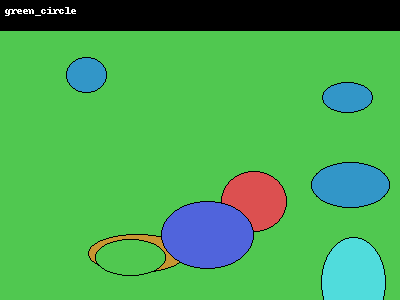
#> input picture multimodal_rag/images/img_02.png, 400 x 300 px; its folder holds only this picture in this run
$ python data_processing.py
#> lines starting #> are read from the running program, lines starting #| are printed output that depends on the picture
"""
多模态视觉 RAG 系统
完全免费方案：像素特征 + FAISS + GPT-4o (可选API)
"""
import os
import sys
import json
import pickle
import numpy as np
import faiss
from PIL import Image
import warnings
warnings.filterwarnings('ignore')

IMAGE_EXTENSIONS = {'.jpg', '.jpeg', '.png', '.gif', '.bmp', '.webp'}
INDEX_FILE = "faiss_index.bin"
FEATURE_FILE = "image_features.pkl"
METADATA_FILE = "image_metadata.json"


def _get_image_files(img_dir: str) -> list:
    """获取目录下的所有图片文件"""
    files = []
    for root, _, filenames in os.walk(img_dir):
        for filename in filenames:
            ext = os.path.splitext(filename)[1].lower()
            if ext in IMAGE_EXTENSIONS:
                files.append(os.path.join(root, filename))
    return files


def _extract_pixel_features(image_path: str, target_size: tuple = (224, 224)) -> np.ndarray:
    """
    提取图片的像素特征向量 (完全免费, 无需GPU)
    使用 resize + 颜色直方图 + 空间分布 + 纹理 + 统计特征
    """
    try:
        img = Image.open(image_path).convert('RGB')
        img = img.resize(target_size)
        arr = np.array(img, dtype=np.float32) / 255.0

        features = []

        # 1. 全局颜色直方图 (每个通道16个bin = 48维)
        for i in range(3):
            hist, _ = np.histogram(arr[:, :, i], bins=16, range=(0, 1))
            total = hist.sum()
            features.extend((hist / max(total, 1)).tolist())

        # 2. 空间颜色分布 (4个象限的颜色均值 = 12维)
        h, w = arr.shape[:2]
        half_h, half_w = h // 2, w // 2
        for y_start, y_end in [(0, half_h), (half_h, h)]:
            for x_start, x_end in [(0, half_w), (half_w, w)]:
                patch = arr[y_start:y_end, x_start:x_end]
                features.extend(patch.mean(axis=(0, 1)).tolist())

        # 3. 纹理特征 (梯度直方图, 修复维度对齐bug)
        gray = arr.mean(axis=2)
        dx = np.diff(gray, axis=1)  # shape: (h, w-1)
        dy = np.diff(gray, axis=0)  # shape: (h-1, w)
        # 裁剪到相同尺寸
        min_h = min(dx.shape[0], dy.shape[0])
        min_w = min(dx.shape[1], dy.shape[1])
        dx_c = dx[:min_h, :min_w]
        dy_c = dy[:min_h, :min_w]
        grad_mag = np.sqrt(dx_c**2 + dy_c**2)
        gmax = grad_mag.max()
        if gmax > 0:
            hist_grad, _ = np.histogram(grad_mag, bins=16, range=(0, gmax))
        else:
            hist_grad = np.zeros(16)
        features.extend((hist_grad / max(hist_grad.sum(), 1)).tolist())

        # 4. 边缘密度
        features.append(float((grad_mag > 0.1).mean()))

        # 5. 亮度统计
        features.append(float(arr.mean()))
        features.append(float(arr.std()))

        # 6. 宽高比
        features.append(float(w / max(h, 1)))

        # 7. 饱和度均值
        hsv = np.stack([
            np.max(arr, axis=2),  # V通道近似
            np.min(arr, axis=2),
        ], axis=-1)
        saturation = (hsv[:, :, 0] - hsv[:, :, 1]) / max(hsv[:, :, 0].max(), 1e-8)
        features.append(float(saturation.mean()))

        return np.array(features, dtype=np.float32)
    except Exception as e:
        print("  [WARN] 处理图片失败 %s: %s" % (image_path, e))
        return None


def _reduce_dimension(features: np.ndarray, target_dim: int = 128) -> np.ndarray:
    """PCA降维 (简化版随机投影, 不依赖sklearn)"""
    n = len(features)
    if n <= target_dim:
        result = np.zeros(target_dim, dtype=np.float32)
        result[:n] = features
        return result

    # 随机高斯投影 (Johnson-Lindenstrauss)
    np.random.seed(42)
    projection = np.random.randn(target_dim, n).astype(np.float32)
    norm = np.linalg.norm(projection, axis=1, keepdims=True)
    norm[norm == 0] = 1
    projection /= norm
    return (projection @ features).astype(np.float32)


def process_images(image_dir: str = "./images", persist_dir: str = "./index"):
    """
    批量处理图片: 提取特征 → FAISS索引
    """
#> called with image_dir = 'multimodal_rag/images', persist_dir = 'multimodal_rag/index'
    print("=" * 60)
    print("[VISUAL RAG] 开始构建视觉知识库...")
    print("=" * 60)

    os.makedirs(persist_dir, exist_ok=True)

    # 1. 获取图片列表
    image_files = _get_image_files(image_dir)
    print("\n[FILES] 在 %s 中找到 %d 张图片:" % (image_dir, len(image_files)))
    for f in image_files:
        print("   - %s" % os.path.basename(f))

    if len(image_files) == 0:
        print("\n[WARN] 没有找到任何图片文件!")
        print("   请将图片放入 %s 目录" % image_dir)
        print("   支持格式: jpg, jpeg, png, gif, bmp, webp")
        return None

    # 2. 提取特征
    print("\n[FEATURES] 正在提取图片特征...")
    all_features = []
    all_metadatas = []

    for filepath in image_files:
        feat = _extract_pixel_features(filepath)
#> in _extract_pixel_features, img is the input picture: PIL image 400x300 RGB; mean R, G, B 73.8, 169.6, 85.4
#> in _extract_pixel_features, `img = img.resize(target_size)`:
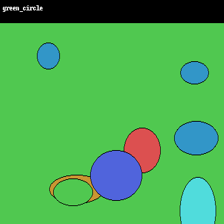
#> img: PIL image 224x224 RGB; mean R, G, B 73.8, 169.6, 85.5
#> after the loop in _extract_pixel_features, `for i in range(3):`: features = 48 values, max 0.802 at index 5, min 0.00012 at index 15, mean 0.0625
#> after the loop in _extract_pixel_features, `for y_start, y_end in [(0, half_h), (half_h, h)]:`:
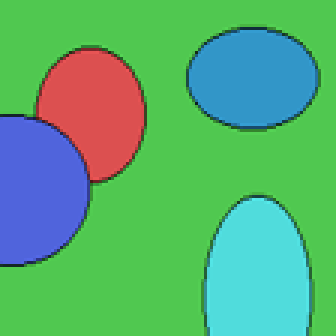
#> patch: shape (112, 112, 3) float32 (shown 3 times larger); mean R, G, B 0.344, 0.683, 0.462
#> after the loop in _extract_pixel_features, `for y_start, y_end in [(0, half_h), (half_h, h)]:`: features = 60 values, max 0.802 at index 5, min 0.00012 at index 15, mean 0.136
#> in _extract_pixel_features, `gray = arr.mean(axis=2)`:
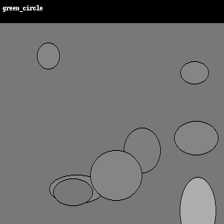
#> gray: shape (224, 224) float32; min 0, max 0.984, mean 0.43
#> in _extract_pixel_features, `dx = np.diff(gray, axis=1)`:
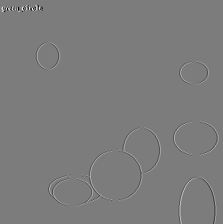
#> dx: shape (224, 223) float32; min -0.863, max 0.898, mean -2.39e-12; drawn with min black and max white
#> in _extract_pixel_features, `dy = np.diff(gray, axis=0)`:
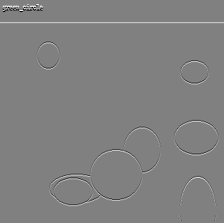
#> dy: shape (223, 224) float32; min -0.776, max 0.761, mean 0.00224; drawn with min black and max white
#> in _extract_pixel_features, `grad_mag = np.sqrt(dx_c**2 + dy_c**2)`:
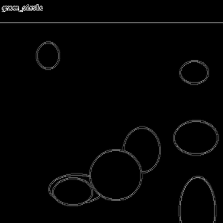
#> grad_mag: shape (223, 223) float32; min 0, max 1.01, mean 0.0146; drawn with min black and max white
#> in _extract_pixel_features, `gmax = grad_mag.max()`: gmax = 1.01
#> in _extract_pixel_features, `hist_grad, _ = np.histogram(grad_mag, bins=16, range=(0, gmax))`: hist_grad = [46965, 572, 429, 535, 454, 270, 344, 44, 43, 23, 17, 16, 8, 4, 2, 3]
#> in _extract_pixel_features, `saturation = (hsv[:, :, 0] - hsv[:, :, 1]) / max(hsv[:, :, 0].max(), 1..`:
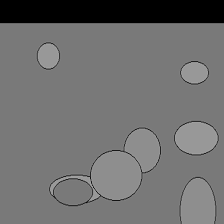
#> saturation: shape (224, 224) float32; min 0, max 0.677, mean 0.437
#> feat = 81 values, max 1 at index 79, min 4.02e-05 at index 74, mean 0.14
        if feat is not None:
            reduced = _reduce_dimension(feat, target_dim=128)
#> in _reduce_dimension, `n = len(features)`: n = 81
#> reduced = 128 values, max 1 at index 79, min 0 at index 81, mean 0.0885
            all_features.append(reduced)
            all_metadatas.append({
                "filename": os.path.basename(filepath),
                "filepath": os.path.abspath(filepath),
                "filesize": os.path.getsize(filepath),
                "feature_dim": len(reduced),
            })
            print("   OK %s (%d dim)" % (os.path.basename(filepath), len(reduced)))
#|    OK img_02.png (128 dim)

    if len(all_features) == 0:
        print("[FAIL] 所有图片处理失败")
        return None

    # 3. 构建FAISS索引
    print("\n[INDEX] 正在构建FAISS索引...")
    features_matrix = np.array(all_features, dtype=np.float32)
    faiss.normalize_L2(features_matrix)
#> (this line was passed over: faiss is not available in this run)

    dim = features_matrix.shape[1]
#> dim = 128
    index = faiss.IndexFlatIP(dim)
    index.add(features_matrix)

    print("   索引维度: %d" % dim)
    print("   图片数量: %d" % index.ntotal)

    # 4. 持久化
    faiss.write_index(index, os.path.join(persist_dir, INDEX_FILE))
    with open(os.path.join(persist_dir, FEATURE_FILE), 'wb') as f:
        pickle.dump(features_matrix, f)
    with open(os.path.join(persist_dir, METADATA_FILE), 'w', encoding='utf-8') as f:
        json.dump(all_metadatas, f, ensure_ascii=False, indent=2)

    print("\n[OK] 索引已保存至: %s" % persist_dir)
    print("   - %s" % INDEX_FILE)
    print("   - %s" % FEATURE_FILE)
    print("   - %s" % METADATA_FILE)
    print("=" * 60)

    return index, all_metadatas, features_matrix


def load_index(persist_dir: str = "./index"):
    """从磁盘加载索引"""
    index = faiss.read_index(os.path.join(persist_dir, INDEX_FILE))
    with open(os.path.join(persist_dir, FEATURE_FILE), 'rb') as f:
        features = pickle.load(f)
    with open(os.path.join(persist_dir, METADATA_FILE), 'r', encoding='utf-8') as f:
        metadatas = json.load(f)
    print("[OK] 索引已加载: %d 张图片" % index.ntotal)
    return index, metadatas, features


if __name__ == "__main__":
    base = os.path.dirname(os.path.abspath(__file__))
    project_dir = os.path.dirname(base)
    image_dir = os.path.join(project_dir, "images")
    persist_dir = os.path.join(project_dir, "index")

    # 处理并保存
    process_images(image_dir, persist_dir)
#> (the call stopped at in process_images, `index = faiss.IndexFlatIP(dim)`: faiss is not available in this run)

    # 然后加载验证
    print("\n验证加载...")
    idx, meta, feat = load_index(persist_dir)
#> (the run stopped early here; a loop or call above may not have finished)

$ run again, on multimodal_rag/images/img_04.png
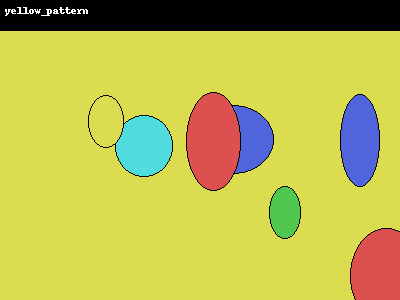
#> input picture multimodal_rag/images/img_04.png, 400 x 300 px
#> in _extract_pixel_features, img is the input picture: PIL image 400x300 RGB; mean R, G, B 186.3, 183, 79.8
#> img: PIL image 224x224 RGB
#> after the loop in _extract_pixel_features, `for i in range(3):`: features = 48 values, max 0.811 at index 37, min 0.00012 at index 15, mean 0.0625
#> after the loop in _extract_pixel_features, `for y_start, y_end in [(0, half_h), (half_h, h)]:`:
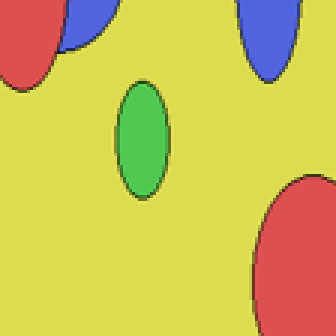
#> patch: shape (112, 112, 3) float32 (shown 3 times larger); mean R, G, B 0.801, 0.744, 0.337
#> after the loop in _extract_pixel_features, `for y_start, y_end in [(0, half_h), (half_h, h)]:`: features = 60 values, max 0.854 at index 55, min 0.00012 at index 15, mean 0.167
#> gmax = 1.07
#> hist_grad = [47038, 540, 375, 410, 409, 333, 178, 94, 271, 25, 24, 11, 8, 5, 4, 4]
#> in _extract_pixel_features, `saturation = (hsv[:, :, 0] - hsv[:, :, 1]) / max(hsv[:, :, 0].max(), 1..`:
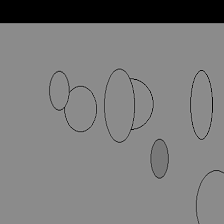
#> saturation: shape (224, 224) float32; min 0, max 0.62, mean 0.487
#> feat = 81 values, max 1 at index 79, min 8.04e-05 at index 74, mean 0.167
#> n = 81
#> reduced = 128 values, max 1 at index 79, min 0 at index 81, mean 0.105
#|    OK img_04.png (128 dim)

$ run again, on multimodal_rag/images/img_06.png
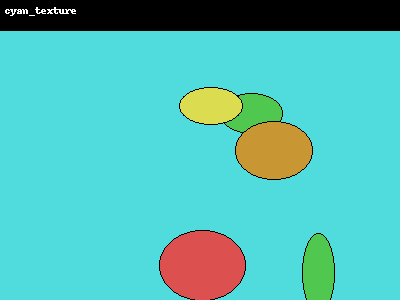
#> input picture multimodal_rag/images/img_06.png, 400 x 300 px
#> in _extract_pixel_features, img is the input picture: PIL image 400x300 RGB; mean R, G, B 82.5, 188.5, 180.6
#> img: PIL image 224x224 RGB
#> after the loop in _extract_pixel_features, `for i in range(3):`: features = 48 values, max 0.796 at index 5, min 0.000179 at index 15, mean 0.0625
#> after the loop in _extract_pixel_features, `for y_start, y_end in [(0, half_h), (half_h, h)]:`:
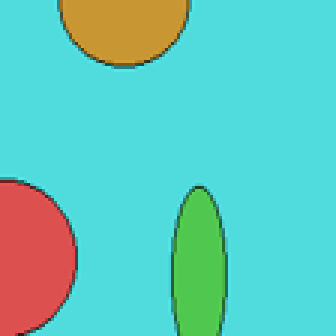
#> patch: shape (112, 112, 3) float32 (shown 3 times larger); mean R, G, B 0.383, 0.787, 0.737
#> after the loop in _extract_pixel_features, `for y_start, y_end in [(0, half_h), (half_h, h)]:`: features = 60 values, max 0.821 at index 55, min 0.000179 at index 15, mean 0.168
#> gmax = 1.11
#> hist_grad = [47647, 481, 246, 325, 272, 229, 144, 63, 257, 25, 18, 10, 6, 2, 3, 1]
#> in _extract_pixel_features, `saturation = (hsv[:, :, 0] - hsv[:, :, 1]) / max(hsv[:, :, 0].max(), 1..`:
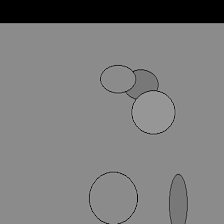
#> saturation: shape (224, 224) float32; min 0, max 0.643, mean 0.488
#> feat = 81 values, max 1 at index 79, min 2.01e-05 at index 75, mean 0.167
#> n = 81
#> reduced = 128 values, max 1 at index 79, min 0 at index 81, mean 0.106
#|    OK img_06.png (128 dim)

$ run again, on multimodal_rag/images/img_08.png
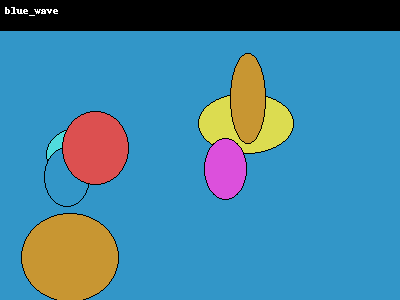
#> input picture multimodal_rag/images/img_08.png, 400 x 300 px
#> in _extract_pixel_features, img is the input picture: PIL image 400x300 RGB; mean R, G, B 67.7, 131.9, 160.7
#> img: PIL image 224x224 RGB
#> after the loop in _extract_pixel_features, `for i in range(3):`: features = 48 values, max 0.801 at index 25, min 7.97e-05 at index 15, mean 0.0625
#> after the loop in _extract_pixel_features, `for y_start, y_end in [(0, half_h), (half_h, h)]:`: features = 60 values, max 0.801 at index 25, min 7.97e-05 at index 15, mean 0.144
#> gmax = 0.879
#> hist_grad = [47034, 463, 362, 392, 430, 347, 185, 118, 294, 39, 18, 18, 6, 14, 5, 4]
#> in _extract_pixel_features, `saturation = (hsv[:, :, 0] - hsv[:, :, 1]) / max(hsv[:, :, 0].max(), 1..`:
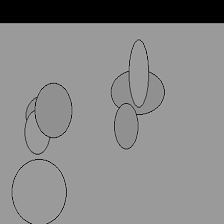
#> saturation: shape (224, 224) float32; min 0, max 0.66, mean 0.536
#> feat = 81 values, max 1 at index 79, min 7.97e-05 at index 15, mean 0.148
#> n = 81
#> reduced = 128 values, max 1 at index 79, min 0 at index 81, mean 0.0937
#|    OK img_08.png (128 dim)
